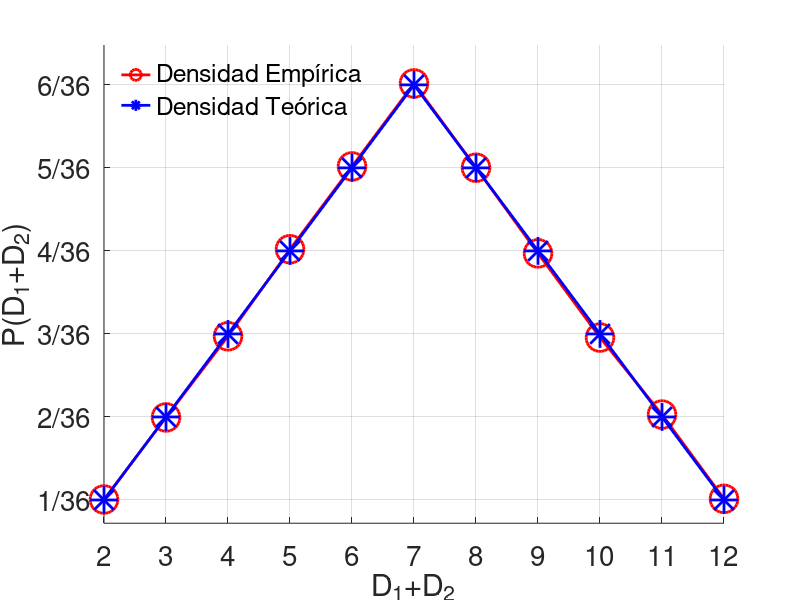

The MATLAB source for this figure: (Note: this script raises an error after producing the figure.)
% Introduccion a Octave - 2023 - FCAI-UNCuyo -  Depto Ingenieria Mecanica
% Grupo MoCCAI: Modelado Computacional en Ciencias Aplicadas e Ingenieria
%
% |Unidad 4|
% Ejemplo: simule tirar dos dados hasta que la
% suma de ambas caras sea 7, cuente el numero 
% de tiradas. Repita esto 1000 veces y estime 
% la probabilidad y compare esta con el valor teorico.

clear


%------------------------------------------------
% Tiramos 2 dados hasta que la suma de las caras es 7, 
% el proceso lo repetimos N veces
N=100000;

k=0;  %numero de tiradas totales

for i=1:N
  s = 0;   %valor de sumar ambas caras del dado
  while (s~=7)
    s = sum(ceil(rand(1,2)*6));
    k = k+1;
  end
end

% probabilidad de que salga un 7 es: casos_favorables/casos_totales
disp([N/k, 6/36])


%------------------------------------------------
% Ahora realizamos el histograma obtenido de arrojar N
% veces dos dados y sumar sus caras
da2 = sum(ceil(rand(N,2)*6),2);

% Densidad de probabilidad empirica de la muestra
pMue= hist(da2,11);
pMue= pMue/N;

% Densidad de probabilidad teorica
pTeo= [1,2,3,4,5,6,5,4,3,2,1]/36;

figure(1);clf
hold on
plot(2:12,pMue,'ro-','linewidth',2,'markersize',20)
plot(2:12,pTeo,'b*-','linewidth',2,'markersize',20)
hold off
xlabel('D_1+D_2','fontsize',20)
ylabel('P(D_1+D_2)','fontsize',20)
leg=legend('Densidad Empírica','Densidad Teórica')
grid on
set(leg,'fontsize',20,'box','off','location','northwest')
set(gca,'fontsize',20)
set(gca,'XTick',2:12)
set(gca,'YTick',(1:6)/36,...
        'YTickLabel',{'1/36','2/36','3/36','4/36','5/36','6/36'})
set(gcf,'Number','off','Name','Función de Densidad de Probabilidad - Suma 2 Dados')
